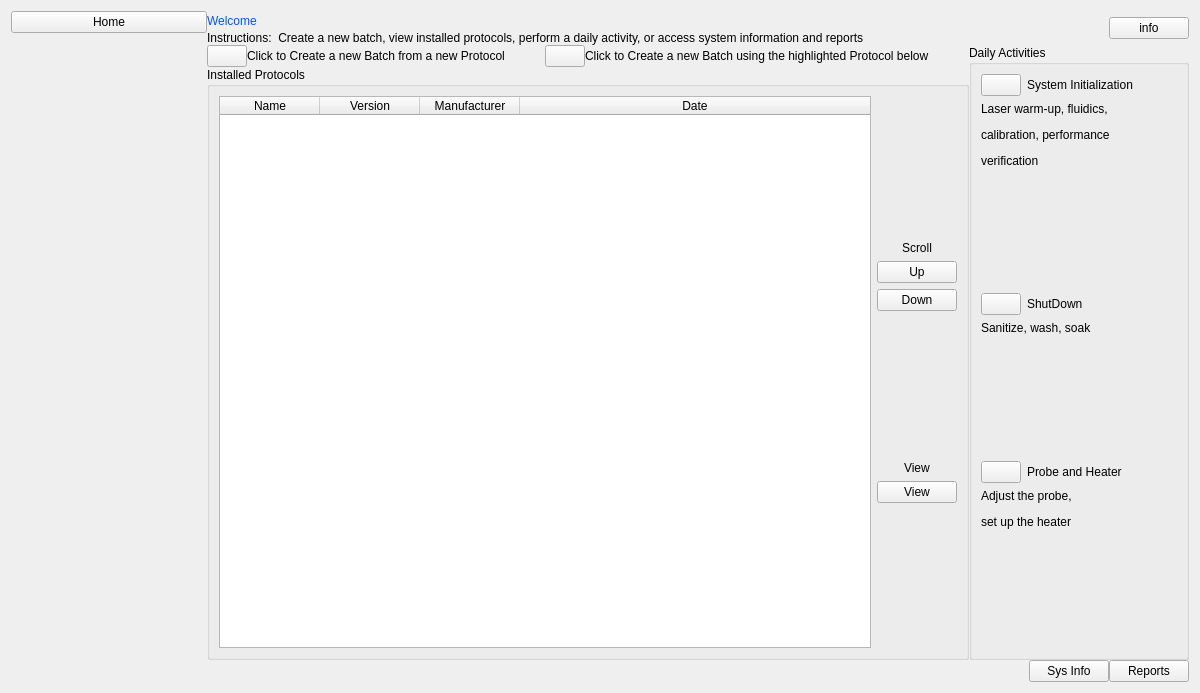
<?xml version="1.0" encoding="UTF-8"?>
<ui version="4.0">
 <class>HomeWidget</class>
 <widget class="QWidget" name="HomeWidget">
  <property name="geometry">
   <rect>
    <x>0</x>
    <y>0</y>
    <width>1200</width>
    <height>693</height>
   </rect>
  </property>
  <property name="windowTitle">
   <string>Home</string>
  </property>
  <layout class="QHBoxLayout" name="horizontalLayout" stretch="1,5">
   <property name="spacing">
    <number>0</number>
   </property>
   <item>
    <widget class="QWidget" name="widgetButton" native="true">
     <layout class="QVBoxLayout" name="verticalLayout">
      <property name="spacing">
       <number>0</number>
      </property>
      <property name="leftMargin">
       <number>0</number>
      </property>
      <property name="topMargin">
       <number>0</number>
      </property>
      <property name="rightMargin">
       <number>0</number>
      </property>
      <property name="bottomMargin">
       <number>0</number>
      </property>
      <item>
       <widget class="QPushButton" name="pushButtonHome">
        <property name="text">
         <string>Home</string>
        </property>
       </widget>
      </item>
      <item>
       <spacer name="verticalSpacer">
        <property name="orientation">
         <enum>Qt::Vertical</enum>
        </property>
        <property name="sizeHint" stdset="0">
         <size>
          <width>20</width>
          <height>649</height>
         </size>
        </property>
       </spacer>
      </item>
     </layout>
    </widget>
   </item>
   <item>
    <widget class="QWidget" name="widgetFunction" native="true">
     <property name="styleSheet">
      <string notr="true"/>
     </property>
     <layout class="QVBoxLayout" name="verticalLayout_9">
      <property name="spacing">
       <number>0</number>
      </property>
      <property name="leftMargin">
       <number>0</number>
      </property>
      <property name="topMargin">
       <number>0</number>
      </property>
      <property name="rightMargin">
       <number>0</number>
      </property>
      <property name="bottomMargin">
       <number>0</number>
      </property>
      <item>
       <layout class="QHBoxLayout" name="horizontalLayout_3">
        <item>
         <layout class="QVBoxLayout" name="verticalLayout_2">
          <item>
           <layout class="QHBoxLayout" name="horizontalLayout_2">
            <item>
             <widget class="QLabel" name="labelWelcome">
              <property name="palette">
               <palette>
                <active>
                 <colorrole role="WindowText">
                  <brush brushstyle="SolidPattern">
                   <color alpha="255">
                    <red>0</red>
                    <green>85</green>
                    <blue>255</blue>
                   </color>
                  </brush>
                 </colorrole>
                </active>
                <inactive>
                 <colorrole role="WindowText">
                  <brush brushstyle="SolidPattern">
                   <color alpha="255">
                    <red>0</red>
                    <green>85</green>
                    <blue>255</blue>
                   </color>
                  </brush>
                 </colorrole>
                </inactive>
                <disabled>
                 <colorrole role="WindowText">
                  <brush brushstyle="SolidPattern">
                   <color alpha="255">
                    <red>120</red>
                    <green>120</green>
                    <blue>120</blue>
                   </color>
                  </brush>
                 </colorrole>
                </disabled>
               </palette>
              </property>
              <property name="text">
               <string>Welcome</string>
              </property>
             </widget>
            </item>
            <item>
             <spacer name="horizontalSpacer">
              <property name="orientation">
               <enum>Qt::Horizontal</enum>
              </property>
              <property name="sizeHint" stdset="0">
               <size>
                <width>40</width>
                <height>20</height>
               </size>
              </property>
             </spacer>
            </item>
           </layout>
          </item>
          <item>
           <widget class="QLabel" name="labelInfo">
            <property name="text">
             <string>Instructions:  Create a new batch, view installed protocols, perform a daily activity, or access system information and reports</string>
            </property>
           </widget>
          </item>
         </layout>
        </item>
        <item>
         <spacer name="horizontalSpacer_2">
          <property name="orientation">
           <enum>Qt::Horizontal</enum>
          </property>
          <property name="sizeHint" stdset="0">
           <size>
            <width>40</width>
            <height>20</height>
           </size>
          </property>
         </spacer>
        </item>
        <item>
         <widget class="QPushButton" name="pushButtonInfo">
          <property name="text">
           <string>info</string>
          </property>
         </widget>
        </item>
       </layout>
      </item>
      <item>
       <layout class="QHBoxLayout" name="horizontalLayout_8">
        <item>
         <layout class="QVBoxLayout" name="verticalLayout_3">
          <item>
           <layout class="QHBoxLayout" name="horizontalLayout_6">
            <item>
             <layout class="QHBoxLayout" name="horizontalLayout_4">
              <item>
               <widget class="QPushButton" name="pushButtonNewBatch">
                <property name="text">
                 <string/>
                </property>
               </widget>
              </item>
              <item>
               <widget class="QLabel" name="label_3">
                <property name="text">
                 <string>Click to Create a new Batch from a new Protocol</string>
                </property>
               </widget>
              </item>
             </layout>
            </item>
            <item>
             <spacer name="horizontalSpacer_3">
              <property name="orientation">
               <enum>Qt::Horizontal</enum>
              </property>
              <property name="sizeHint" stdset="0">
               <size>
                <width>40</width>
                <height>20</height>
               </size>
              </property>
             </spacer>
            </item>
            <item>
             <layout class="QHBoxLayout" name="horizontalLayout_5">
              <item>
               <widget class="QPushButton" name="pushButtonNewHighlightedBatch">
                <property name="text">
                 <string/>
                </property>
               </widget>
              </item>
              <item>
               <widget class="QLabel" name="label_4">
                <property name="text">
                 <string>Click to Create a new Batch using the highlighted Protocol below</string>
                </property>
               </widget>
              </item>
             </layout>
            </item>
            <item>
             <spacer name="horizontalSpacer_4">
              <property name="orientation">
               <enum>Qt::Horizontal</enum>
              </property>
              <property name="sizeHint" stdset="0">
               <size>
                <width>40</width>
                <height>20</height>
               </size>
              </property>
             </spacer>
            </item>
           </layout>
          </item>
          <item>
           <widget class="QGroupBox" name="groupBoxInstalledProtocols">
            <property name="sizePolicy">
             <sizepolicy hsizetype="Preferred" vsizetype="Expanding">
              <horstretch>0</horstretch>
              <verstretch>0</verstretch>
             </sizepolicy>
            </property>
            <property name="title">
             <string>Installed Protocols</string>
            </property>
            <layout class="QHBoxLayout" name="horizontalLayout_7">
             <item>
              <widget class="QTableWidget" name="tableWidget">
               <attribute name="horizontalHeaderStretchLastSection">
                <bool>true</bool>
               </attribute>
               <column>
                <property name="text">
                 <string>Name</string>
                </property>
               </column>
               <column>
                <property name="text">
                 <string>Version</string>
                </property>
               </column>
               <column>
                <property name="text">
                 <string>Manufacturer</string>
                </property>
               </column>
               <column>
                <property name="text">
                 <string>Date</string>
                </property>
               </column>
              </widget>
             </item>
             <item>
              <layout class="QVBoxLayout" name="verticalLayout_4">
               <item>
                <spacer name="verticalSpacer_7">
                 <property name="orientation">
                  <enum>Qt::Vertical</enum>
                 </property>
                 <property name="sizeHint" stdset="0">
                  <size>
                   <width>20</width>
                   <height>40</height>
                  </size>
                 </property>
                </spacer>
               </item>
               <item alignment="Qt::AlignHCenter">
                <widget class="QLabel" name="labelScroll">
                 <property name="text">
                  <string>Scroll</string>
                 </property>
                </widget>
               </item>
               <item>
                <widget class="QPushButton" name="pushButtonScrollUp">
                 <property name="text">
                  <string>Up</string>
                 </property>
                </widget>
               </item>
               <item>
                <widget class="QPushButton" name="pushButtonScrollDown">
                 <property name="text">
                  <string>Down</string>
                 </property>
                </widget>
               </item>
               <item>
                <spacer name="verticalSpacer_6">
                 <property name="orientation">
                  <enum>Qt::Vertical</enum>
                 </property>
                 <property name="sizeHint" stdset="0">
                  <size>
                   <width>20</width>
                   <height>40</height>
                  </size>
                 </property>
                </spacer>
               </item>
               <item alignment="Qt::AlignHCenter">
                <widget class="QLabel" name="labelView">
                 <property name="text">
                  <string>View</string>
                 </property>
                </widget>
               </item>
               <item>
                <widget class="QPushButton" name="pushButtonView">
                 <property name="text">
                  <string>View</string>
                 </property>
                </widget>
               </item>
               <item>
                <spacer name="verticalSpacer_2">
                 <property name="orientation">
                  <enum>Qt::Vertical</enum>
                 </property>
                 <property name="sizeHint" stdset="0">
                  <size>
                   <width>20</width>
                   <height>40</height>
                  </size>
                 </property>
                </spacer>
               </item>
              </layout>
             </item>
            </layout>
           </widget>
          </item>
         </layout>
        </item>
        <item>
         <widget class="QGroupBox" name="groupBoxDailyActivities">
          <property name="title">
           <string>Daily Activities</string>
          </property>
          <layout class="QVBoxLayout" name="verticalLayout_5">
           <item>
            <layout class="QVBoxLayout" name="verticalLayout_6">
             <item>
              <layout class="QHBoxLayout" name="horizontalLayout_9">
               <item>
                <widget class="QPushButton" name="pushButton_8">
                 <property name="text">
                  <string/>
                 </property>
                </widget>
               </item>
               <item>
                <widget class="QLabel" name="label_7">
                 <property name="sizePolicy">
                  <sizepolicy hsizetype="Expanding" vsizetype="Preferred">
                   <horstretch>0</horstretch>
                   <verstretch>0</verstretch>
                  </sizepolicy>
                 </property>
                 <property name="text">
                  <string>System Initialization</string>
                 </property>
                </widget>
               </item>
              </layout>
             </item>
             <item>
              <widget class="QLabel" name="labelSystemInitialization">
               <property name="text">
                <string>&lt;html&gt;&lt;head/&gt;&lt;body&gt;&lt;p&gt;Laser warm-up, fluidics, &lt;/p&gt;&lt;p&gt;calibration, performance &lt;/p&gt;&lt;p&gt;verification&lt;/p&gt;&lt;/body&gt;&lt;/html&gt;</string>
               </property>
              </widget>
             </item>
            </layout>
           </item>
           <item>
            <spacer name="verticalSpacer_5">
             <property name="orientation">
              <enum>Qt::Vertical</enum>
             </property>
             <property name="sizeHint" stdset="0">
              <size>
               <width>20</width>
               <height>95</height>
              </size>
             </property>
            </spacer>
           </item>
           <item>
            <layout class="QVBoxLayout" name="verticalLayout_7">
             <item>
              <layout class="QHBoxLayout" name="horizontalLayout_10">
               <item>
                <widget class="QPushButton" name="pushButton_9">
                 <property name="text">
                  <string/>
                 </property>
                </widget>
               </item>
               <item>
                <widget class="QLabel" name="label_9">
                 <property name="sizePolicy">
                  <sizepolicy hsizetype="Expanding" vsizetype="Preferred">
                   <horstretch>0</horstretch>
                   <verstretch>0</verstretch>
                  </sizepolicy>
                 </property>
                 <property name="text">
                  <string>ShutDown</string>
                 </property>
                </widget>
               </item>
              </layout>
             </item>
             <item>
              <widget class="QLabel" name="labelShutdown">
               <property name="text">
                <string>Sanitize, wash, soak</string>
               </property>
              </widget>
             </item>
            </layout>
           </item>
           <item>
            <spacer name="verticalSpacer_4">
             <property name="orientation">
              <enum>Qt::Vertical</enum>
             </property>
             <property name="sizeHint" stdset="0">
              <size>
               <width>20</width>
               <height>96</height>
              </size>
             </property>
            </spacer>
           </item>
           <item>
            <layout class="QVBoxLayout" name="verticalLayout_8">
             <item>
              <layout class="QHBoxLayout" name="horizontalLayout_11">
               <item>
                <widget class="QPushButton" name="pushButtonProbeAndHeater">
                 <property name="text">
                  <string/>
                 </property>
                </widget>
               </item>
               <item>
                <widget class="QLabel" name="label_11">
                 <property name="sizePolicy">
                  <sizepolicy hsizetype="Expanding" vsizetype="Preferred">
                   <horstretch>0</horstretch>
                   <verstretch>0</verstretch>
                  </sizepolicy>
                 </property>
                 <property name="text">
                  <string>Probe and Heater</string>
                 </property>
                </widget>
               </item>
              </layout>
             </item>
             <item>
              <widget class="QLabel" name="labelProbeAndHeater">
               <property name="text">
                <string>&lt;html&gt;&lt;head/&gt;&lt;body&gt;&lt;p&gt;Adjust the probe, &lt;/p&gt;&lt;p&gt;set up the heater&lt;/p&gt;&lt;/body&gt;&lt;/html&gt;</string>
               </property>
              </widget>
             </item>
            </layout>
           </item>
           <item>
            <spacer name="verticalSpacer_3">
             <property name="orientation">
              <enum>Qt::Vertical</enum>
             </property>
             <property name="sizeHint" stdset="0">
              <size>
               <width>20</width>
               <height>95</height>
              </size>
             </property>
            </spacer>
           </item>
          </layout>
         </widget>
        </item>
       </layout>
      </item>
      <item>
       <layout class="QHBoxLayout" name="horizontalLayout_12">
        <item>
         <spacer name="horizontalSpacer_5">
          <property name="orientation">
           <enum>Qt::Horizontal</enum>
          </property>
          <property name="sizeHint" stdset="0">
           <size>
            <width>40</width>
            <height>20</height>
           </size>
          </property>
         </spacer>
        </item>
        <item>
         <widget class="QPushButton" name="pushButtonSysInfo">
          <property name="text">
           <string>Sys Info</string>
          </property>
         </widget>
        </item>
        <item>
         <widget class="QPushButton" name="pushButtonReports">
          <property name="text">
           <string>Reports</string>
          </property>
         </widget>
        </item>
       </layout>
      </item>
     </layout>
    </widget>
   </item>
  </layout>
 </widget>
 <resources/>
 <connections/>
</ui>
